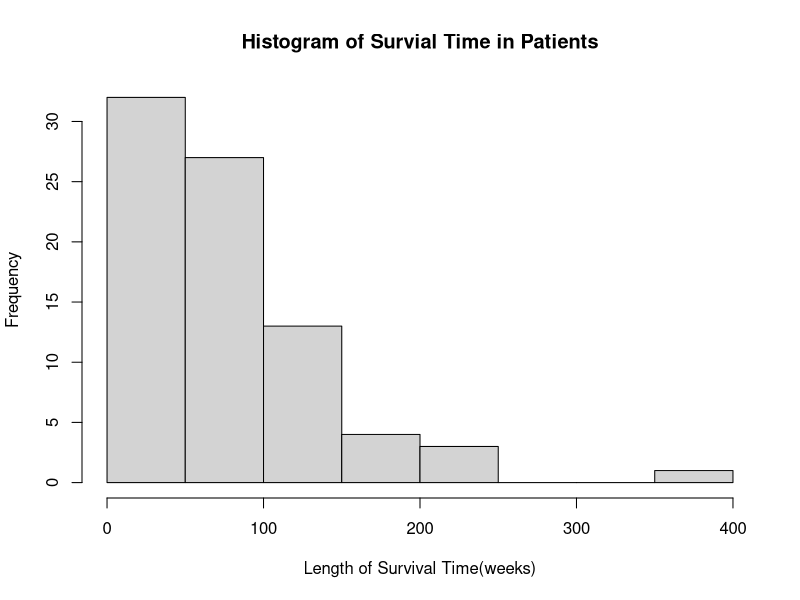
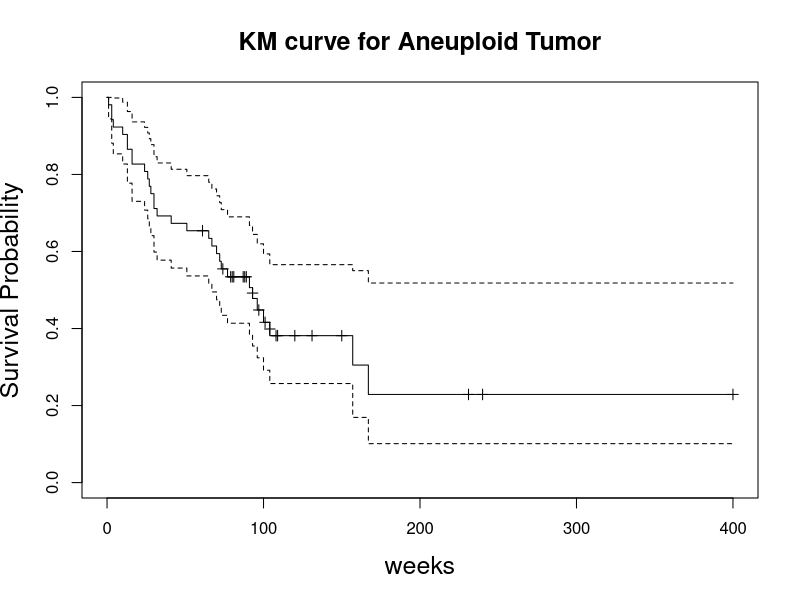
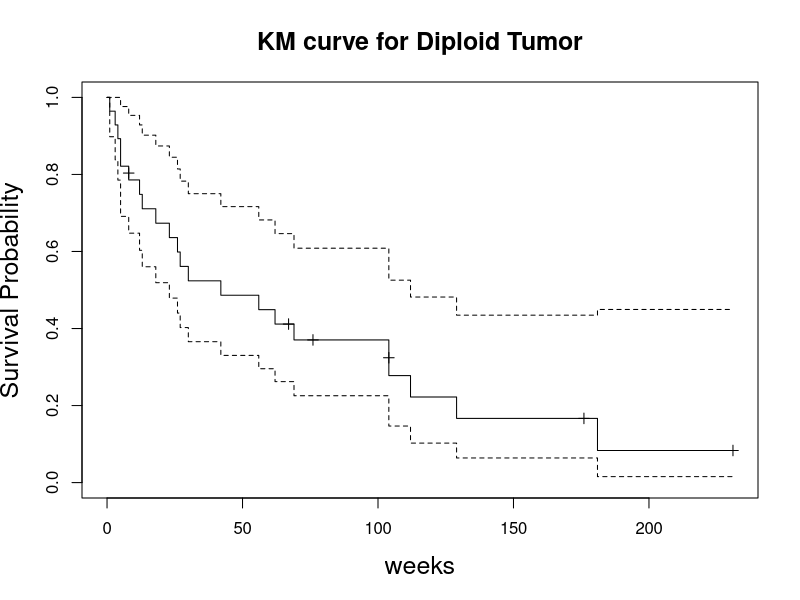
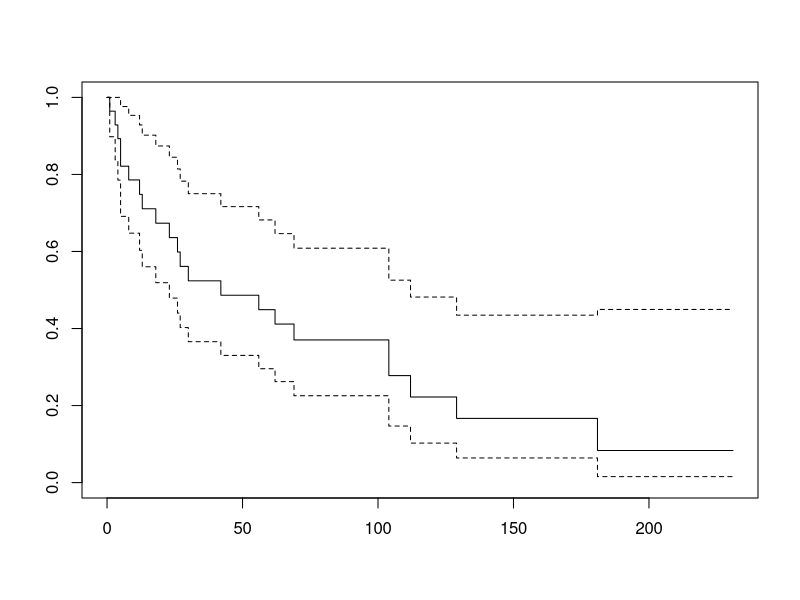

Source code (R) for these figures, in order:
## ---- chunk 1

ti <- rbind(1, 2, 4, 5, 6, 7, 8, 9, 10)
ni <- rbind(10, 9, 7, 6, 5, 4, 3, 2, 1)
di <- rbind(1, 2, 0, 0, 1, 0, 0, 0, 0)
ci <- rbind(0, 0, 1, 1, 0,  1, 1, 1, 1)
Hi <- rbind(di/ni) ## K_M estimate of survival function 

S1 = 1 * (1- Hi[1,])
S2 = S1 * 1 * (1- Hi[2,])

St = function(t) {
        1 * (1- Hi[t,])
}

hat_st = rbind(1 * St(1), 
               St(1) * St(2), 
               St(1) * St(2) * St(3), 
               St(1) * St(2) * St(3) * St(4), 
               St(1) * St(2) * St(3) * St(4)* St(5), 
               St(1) * St(2) * St(3) * St(4) * St(5) * St(6), 
               St(1) * St(2) * St(3) * St(4)* St(5) * St(6) * St(7), 
               St(1) * St(2) * St(3) * St(4)* St(5) * St(6) * St(7) * St(8),
               St(1) * St(2) * St(3) * St(4)*  St(5) * St(6) * St(7) * St(8) * St(9))

        
lifetable <- data.frame(ti = ti, 
                ni = ni, 
                di = di, 
                ci = ci,
                Hi = Hi, St = hat_st)

knitr::kable(lifetable, digits = 2)

## ---- chunk 2
## load the data 
library(KMsurv)
library(survival)
data(tongue)

## histogram for overview of data 
hist(tongue$time, xlab="Length of Survival Time(weeks)", main="Histogram of Survial Time in Patients")

## ---- chunk 3


# KM survival function -Aneuploid Tumor
KM1 = survfit(Surv(time, delta)~1,  
             data = subset(tongue, type =="1"), 
             conf.type = 'log')

## K_M Curve for Aneuploid Tumor
plot(KM1, conf.int = T, mark.time = TRUE,
     xlab="weeks", ylab = "Survival Probability", 
     main="KM curve for Aneuploid Tumor", cex.lab=1.5, cex.main=1.5)

summary(KM1)

## ---- chunk 4

# KM survival function -Diploid Tumor
KM2 = survfit(Surv(time, delta)~1,  
             data = subset(tongue, type =="2"), 
             conf.type = 'log')


summary(KM2)


plot(KM2, conf.int = T, mark.time = TRUE,
     xlab="weeks", ylab = "Survival Probability", 
     main="KM curve for Diploid Tumor", cex.lab=1.5, cex.main=1.5)


plot(KM2)
## ---- chunk 5
# obtain survival rate at given time, with CI for Type I: 0.654
summary(KM1,time = c(52)) 
## ---- chunk 6
# obtain survival rate at given time, with CI for Type II: 0.486
summary(KM2,time = c(52)) 
